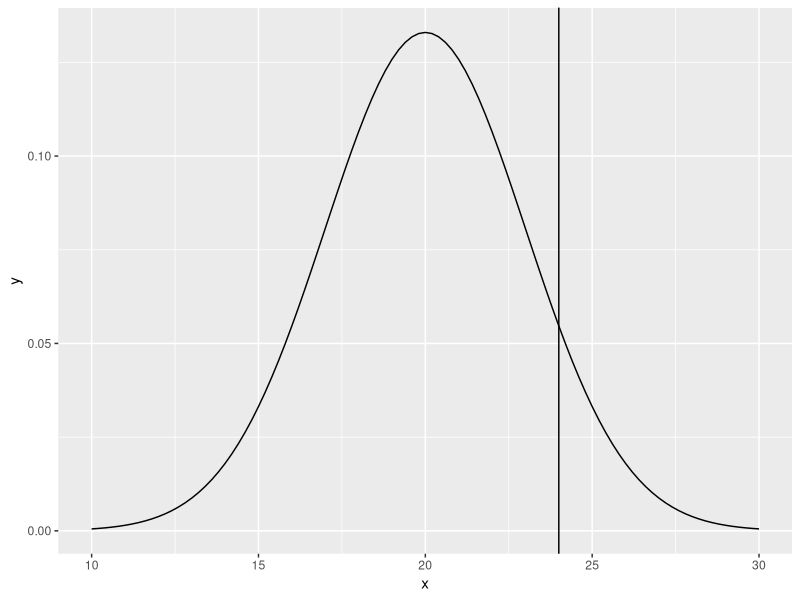

Reproduce this figure in R.
## ---- chunk 1
knitr::opts_chunk$set(echo = TRUE)
library(tidyverse)
## ---- chunk 2
z <- (24-20)/3
z
## ---- chunk 3
ggplot(data = data.frame(x = c(10, 30)), aes(x)) +
  stat_function(fun = dnorm, n = 101, args = list(mean = 20, sd = 3))+
  geom_vline(xintercept = 24)
## ---- chunk 4
pnorm(1.33, lower.tail = FALSE) # note that by default, pnorm assumes a normal curve 
## ---- chunk 5
qnorm(0.75) # this is the reverse of pnorm - we feed a probability and get back a z-score!

# using pnorm on the result of the above operation returns us our original centile of interest
pnorm(0.674498)
## ---- chunk 6
# reminder you're still looking for the score needed to score at or above 75% of the distribution

x <- 0.67 * 4 + 20
x  

